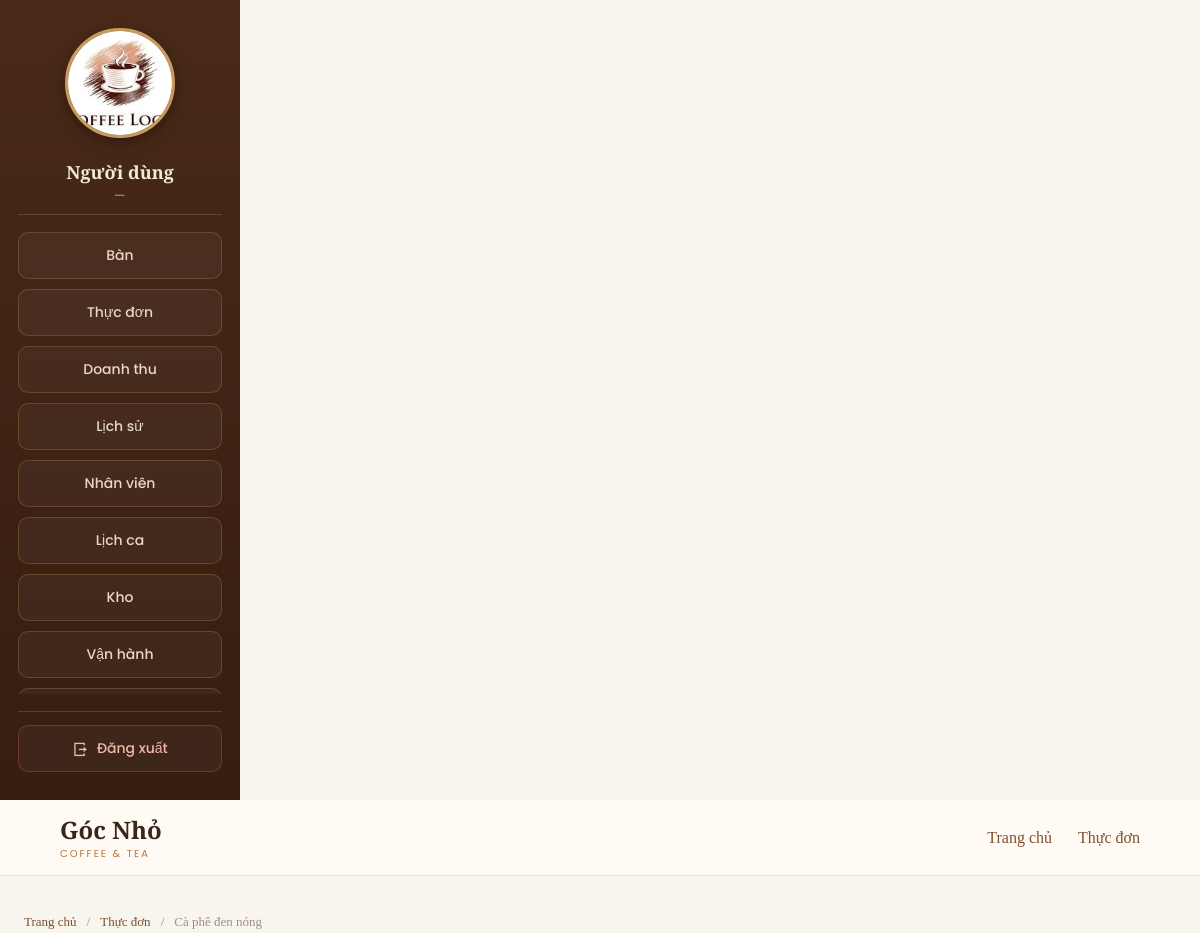
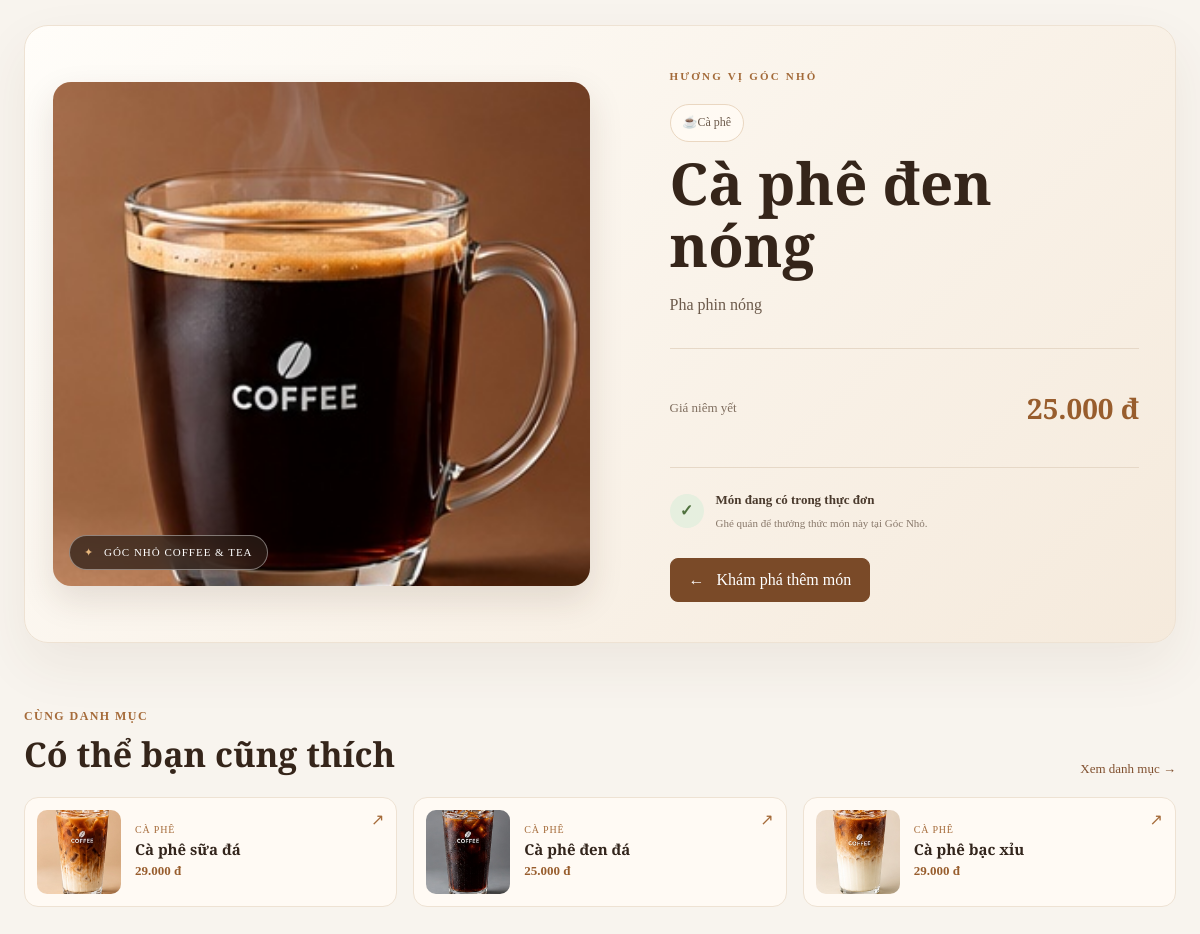
/index.php?page=menu-detail&id=3, run on the app's committed database (2 pictures, top to bottom).
### tables this page shows
CREATE TABLE IF NOT EXISTS menu_items (
  item_id INT UNSIGNED AUTO_INCREMENT PRIMARY KEY,
  category_id INT UNSIGNED NOT NULL,
  item_name VARCHAR(150) NOT NULL,
  description VARCHAR(255) NULL,
  price INT UNSIGNED NOT NULL,
  image MEDIUMTEXT NULL,
  is_hidden TINYINT(1) NOT NULL DEFAULT 0,
  is_sold_out TINYINT(1) NOT NULL DEFAULT 0,
  stock INT UNSIGNED NOT NULL DEFAULT 0,
  min_stock INT UNSIGNED NOT NULL DEFAULT 10,
  UNIQUE KEY uq_cat_name (category_id, item_name),
  FOREIGN KEY (category_id) REFERENCES categories(category_id)
);

CREATE TABLE IF NOT EXISTS categories (
  category_id INT UNSIGNED AUTO_INCREMENT PRIMARY KEY,
  category_name VARCHAR(100) NOT NULL UNIQUE,
  has_options TINYINT(1) NOT NULL DEFAULT 1
);

### index.php (called while the page is built, shortened)
<?php
$routes = array(
    'home' => 'home/index.php',
    'public-menu' => 'public-menu/index.php',
    'menu' => 'menu/index.php',
    'menu-detail' => 'menu-detail/index.php',
    'tables' => 'tables/index.php',
    'schedule' => 'schedule/index.php',
    'ops' => 'ops/index.php',
    'orders' => 'orders/index.php',
    'cashshift' => 'cashshift/index.php',
    'kitchen' => 'kitchen/index.php',
);
$page = $_GET['page'] ?? null;
if (!is_string($page) || !isset($routes[$page])) {
    http_response_code(404);
    $page = '404';
    $file = __DIR__ . '/pages/404/index.php';
} else {
    $file = __DIR__ . '/pages/' . $routes[$page];
}
$action = dirname($file) . '/action.php';
if (is_file($action)) {
    require $action;
}
require __DIR__ . '/layouts/public/header.php';
require $file;
require __DIR__ . '/layouts/public/footer.php';

### pages/menu-detail/action.php (called while the page is built, shortened)
<?php
require_once __DIR__ . '/../../functions.php';
$itemId = filter_input(INPUT_GET, 'id', FILTER_VALIDATE_INT);
$menuItem = ($itemId && $itemId > 0) ? get_menu_item($itemId) : null;
$relatedMenuItems = $menuItem
    ? public_related_menu_items($menuItem['category_id'], $menuItem['item_id'], 3)
    : array();

### config/database.php (called while the page is built, shortened)
<?php
$env = function ($key, $default) {
    $value = getenv($key);
    return $value === false ? $default : $value;
};
$appEnvironment = strtolower((string) $env('APP_ENV', 'local'));
$dbUser = $env('DB_USER', 'root');
$dbPassword = $env('DB_PASSWORD', '');
return array(
    'host'     => $env('DB_HOST', '127.0.0.1'),
    'port'     => (int) $env('DB_PORT', '3306'),
    'database' => $env('DB_NAME', 'coffee_shop'),
    'username' => $dbUser,
    'password' => $dbPassword,
    'charset'  => 'utf8mb4',
);

### helpers/database.php (called while the page is built)
<?php
function db()
{
    static $database = null;
    if ($database === null) {
        $config = require __DIR__ . '/../config/database.php';
        $database = new Database($config);
    }
    return $database;
}

### classes/Database.php (called while the page is built, shortened)
<?php
class Database
{
    private $connection;
    public function __construct($config)
    {
        $this->connection = new mysqli(
            $config['host'], $config['username'], $config['password'],
            $config['database'], $config['port']
        );
        $this->connection->set_charset($config['charset']);
    }
    public function run($sql, $params = array())
    {
        $stmt = $this->connection->prepare($sql);
        if ($params) {
            $types = '';
            foreach ($params as $p) { $types .= is_int($p) ? 'i' : 's'; }
            $stmt->bind_param($types, ...$params);
        }
        $stmt->execute();
        return $stmt;
    }
    public function fetchAll($sql, $params = array())
    {
        return $this->run($sql, $params)->get_result()->fetch_all(MYSQLI_ASSOC);
    }
    public function fetchOne($sql, $params = array())
    {
        $row = $this->run($sql, $params)->get_result()->fetch_assoc();
        return $row ?: null;
    }
}

### functions.php (called while the page is built, shortened)
<?php
function get_menu_item($id)
{
    return db()->fetchOne(
        "SELECT m.item_id, m.item_name, m.description, m.price, m.image,
                m.is_hidden, c.category_id, c.category_name
         FROM menu_items m
         JOIN categories c ON c.category_id = m.category_id
         WHERE m.item_id = ? AND m.is_hidden = 0",
        array((int) $id)
    );
}
function public_related_menu_items($categoryId, $exceptId, $limit = 3)
{
    return db()->fetchAll(
        "SELECT m.item_id, m.item_name, m.price, m.image, m.description,
                c.category_name, c.category_id
         FROM menu_items m
         JOIN categories c ON c.category_id = m.category_id
         WHERE m.is_hidden = 0 AND m.category_id = ? AND m.item_id <> ?
         ORDER BY m.item_id ASC
         LIMIT ?",
        array((int) $categoryId, (int) $exceptId, max(1, min(6, (int) $limit)))
    );
}

### helpers/common.php (called while the page is built, shortened)
<?php
function e($value)
{
    return htmlspecialchars((string) $value, ENT_QUOTES, 'UTF-8');
}
function menu_item_image($item)
{
    $nameMap = array(
        'Cà phê sữa đá' => 'assets/images/menu/01-ca-phe-sua-da.jpg',
        'Cà phê đen đá' => 'assets/images/menu/02-ca-phe-den-da.jpg',
        'Cà phê đen nóng' => 'assets/images/menu/03-ca-phe-den-nong.jpg',
        'Cà phê bạc xỉu' => 'assets/images/menu/04-ca-phe-bac-xiu.jpg',
        'Cà phê cappuccino' => 'assets/images/menu/05-ca-phe-cappuccino.jpg',
        'Trà sữa trân châu' => 'assets/images/menu/06-tra-sua-tran-chau.jpg',
        'Trà sữa matcha' => 'assets/images/menu/07-tra-sua-matcha.jpg',
        'Trà đào cam sả' => 'assets/images/menu/08-tra-dao-cam-sa.jpg',
        'Trà vải hoa hồng' => 'assets/images/menu/09-tra-vai-hoa-hong.jpg',
        'Bánh tiramisu' => 'assets/images/menu/10-banh-tiramisu.jpg',
        'Bánh croissant' => 'assets/images/menu/10-banh-tiramisu.jpg',
    );
    $name = trim($item['item_name'] ?? '');
    if (isset($nameMap[$name])) {
        return $nameMap[$name];
    }
    return 'assets/images/images.jpg';
}

### pages/menu-detail/index.php (the view)
<header class="catalog-header">
    <a href="index.php?page=home" class="catalog-brand">Góc Nhỏ <span>Coffee &amp; Tea</span></a>
    <nav aria-label="Điều hướng chính">
        <a href="index.php?page=home">Trang chủ</a>
        <a href="index.php?page=menu">Thực đơn</a>
    </nav>
</header>
<main class="catalog-main catalog-detail-page">
    <?php if (!$menuItem): ?>
        <section class="catalog-not-found">
            <p class="catalog-eyebrow">404 · KHÔNG TÌM THẤY</p>
            <h1>Món này không có trong thực đơn</h1>
            <p>Món có thể đã bị ẩn hoặc đường dẫn không còn hợp lệ.</p>
            <a class="catalog-back" href="index.php?page=menu">Quay lại thực đơn <span aria-hidden="true">→</span></a>
        </section>
    <?php else: ?>
        <nav class="catalog-breadcrumb" aria-label="Đường dẫn">
            <a href="index.php?page=home">Trang chủ</a><span aria-hidden="true">/</span>
            <a href="index.php?page=menu">Thực đơn</a><span aria-hidden="true">/</span>
            <span><?= e($menuItem['item_name']) ?></span>
        </nav>
        <article class="catalog-detail">
            <div class="catalog-detail-visual">
                <img src="<?= e(menu_item_image($menuItem)) ?>" alt="<?= e($menuItem['item_name']) ?>">
                <span class="catalog-photo-caption"><span aria-hidden="true">✦</span> Góc Nhỏ Coffee &amp; Tea</span>
            </div>
            <div class="catalog-detail-info">
                <span class="catalog-detail-kicker">HƯƠNG VỊ GÓC NHỎ</span>
                <p class="catalog-category-pill"><span aria-hidden="true">☕</span> <?= e($menuItem['category_name']) ?></p>
                <h1><?= e($menuItem['item_name']) ?></h1>
                <p class="catalog-detail-description"><?= e($menuItem['description'] ?: 'Được chuẩn bị tại quán với sự chăm chút trong từng phần.') ?></p>
                <div class="catalog-detail-price">
                    <span>Giá niêm yết</span>
                    <strong><?= e(number_format((int) $menuItem['price'], 0, ',', '.')) ?> đ</strong>
                </div>
                <div class="catalog-detail-note">
                    <span class="catalog-note-icon" aria-hidden="true">✓</span>
                    <p><b>Món đang có trong thực đơn</b><small>Ghé quán để thưởng thức món này tại Góc Nhỏ.</small></p>
                </div>
                <a class="catalog-back catalog-back-link" href="index.php?page=menu"><span aria-hidden="true">←</span> Khám phá thêm món</a>
            </div>
        </article>
        <?php if ($relatedMenuItems): ?>
            <section class="catalog-related" aria-labelledby="relatedMenuHeading">
                <div class="catalog-related-heading">
                    <div><p class="catalog-eyebrow">CÙNG DANH MỤC</p><h2 id="relatedMenuHeading">Có thể bạn cũng thích</h2></div>
                    <a href="index.php?page=menu&amp;category=<?= (int) $menuItem['category_id'] ?>">Xem danh mục <span aria-hidden="true">→</span></a>
                </div>
                <div class="catalog-related-grid">
                    <?php foreach ($relatedMenuItems as $related): ?>
                        <a class="catalog-related-card" href="index.php?page=menu-detail&amp;id=<?= (int) $related['item_id'] ?>">
                            <img src="<?= e(menu_item_image($related)) ?>" alt="<?= e($related['item_name']) ?>" loading="lazy">
                            <span><small><?= e($related['category_name']) ?></small><b><?= e($related['item_name']) ?></b>
                                <strong><?= e(number_format((int) $related['price'], 0, ',', '.')) ?> đ</strong></span>
                            <i aria-hidden="true">↗</i>
                        </a>
                    <?php endforeach; ?>
                </div>
            </section>
        <?php endif; ?>
    <?php endif; ?>
</main>

### assets/css/style.css (style rules this page uses)
html, body { height: 100%; margin: 0; overflow: hidden; }
body { display: flex; }

### data on the page
menu_items: item_name "Cà phê đen nóng", category.category_name "Cà phê", description "Pha phin nóng", price "25.000"
menu_items: shows a picture, category.category_name "CÀ PHÊ", item_name "Cà phê sữa đá", price "29.000"
menu_items: shows a picture, category.category_name "CÀ PHÊ", item_name "Cà phê đen đá", price "25.000"
menu_items: shows a picture, category.category_name "CÀ PHÊ", item_name "Cà phê bạc xỉu", price "29.000"
